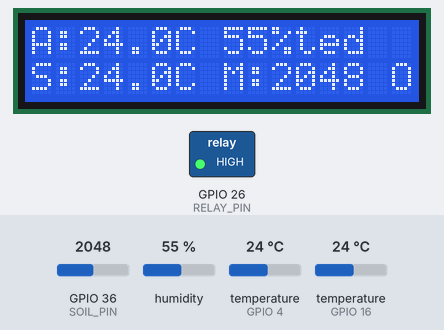
The sketch below on a simulated ESP32. Shown: 16×2 character LCD, switched loads named in the sketch (green lamp = pin HIGH). The test bench sets the inputs (shaded band); at power-on: GPIO 36 (SOIL_PIN) = 2048, humidity 55 %, temperature (sensors on GPIO 4, GPIO 16) 24 °C. WiFi joins after 1.5 s; servers stay silent unless stated; what the sketch prints to the serial monitor is not drawn.

Above: at 4.0 s.
4.1 s: GPIO 36 (SOIL_PIN) set to 2149
At 7.0 s:
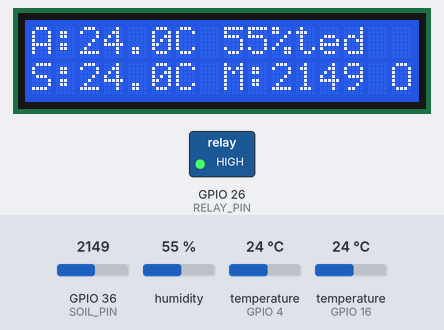
7.7 s: GPIO 36 (SOIL_PIN) set to 2270
At 10.4 s:
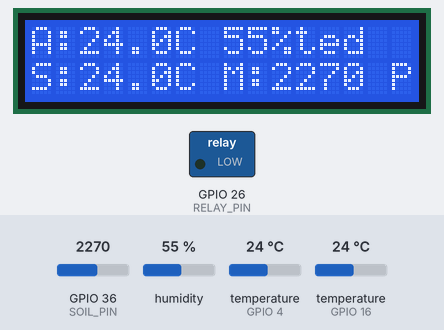
11.3 s: GPIO 36 (SOIL_PIN) set to 1644
At 12.3 s:
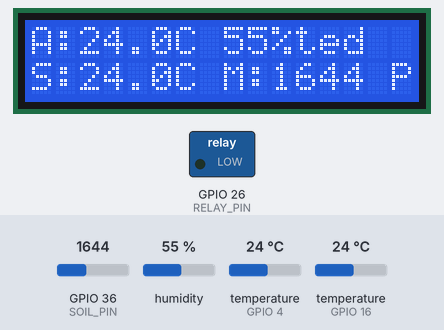
14.9 s: GPIO 36 (SOIL_PIN) set to 1531
At 18.7 s:
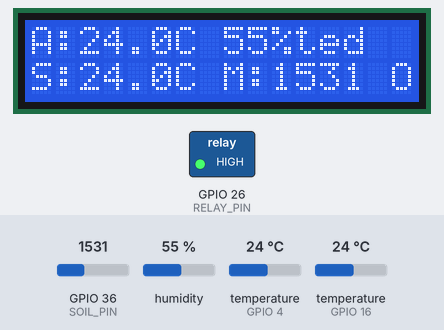
19.0 s: GPIO 36 (SOIL_PIN) set to 1048
At 20.8 s:
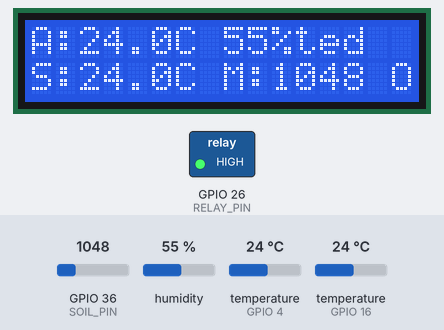
22.6 s: GPIO 36 (SOIL_PIN) set to 926
At 24.0 s:
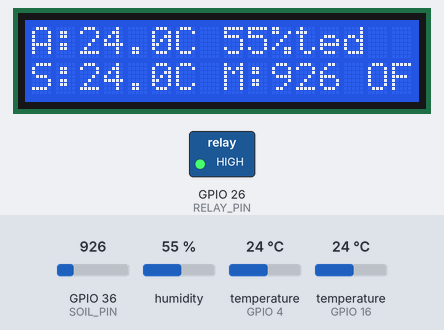
Timing chart, 0 to 25.6 s (numbered marks = the images above; inputs shaded):
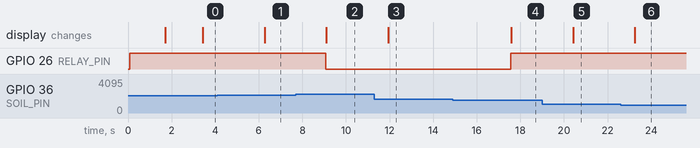

The sketch:

ESP32_Plant_Monitor.ino
```cpp
//=============================================================
// ESP32 Plant Monitor - Relay version
// IoT-Based Agricultural Monitoring System
// Onayifeke Edison Oghenerunor (COT/6392/2019) & Otome Fortune (COT/6397/2019)
// Dept. of Electrical/Electronic Engineering, FUPRE - 2025
//
// NOTE: Replace WIFI_SSID, WIFI_PASS and scriptUrl with YOUR OWN values.
// Do NOT commit real credentials to a public repository.
//=============================================================

#include <WiFi.h>
#include <HTTPClient.h>
#include <DHT.h>
#include <OneWire.h>
#include <DallasTemperature.h>
#include <LiquidCrystal_I2C.h>

//====== CONFIG ======
const char* WIFI_SSID   = "YOUR_WIFI_SSID";        // <- change before flashing
const char* WIFI_PASS   = "YOUR_WIFI_PASSWORD";    // <- change before flashing
const char* scriptUrl   = "YOUR_GOOGLE_APPS_SCRIPT_URL"; // <- change before flashing
                                                      // (https://script.google.com/macros/s/.../exec)

// Pins
#define DHTPIN        4    // DHT11 data pin
#define DHTTYPE       DHT11
#define ONE_WIRE_BUS  16   // DS18B20 soil temperature
#define SOIL_PIN      36   // ADC1_CH0 (analog out of soil moisture sensor)
#define RELAY_PIN     26   // IN pin on relay module

// Objects
DHT dht(DHTPIN, DHTTYPE);
OneWire oneWire(ONE_WIRE_BUS);
DallasTemperature ds18b20(&oneWire);
LiquidCrystal_I2C lcd(0x27, 16, 2);

// Timing
unsigned long lastSend = 0;
const unsigned long SEND_INTERVAL = 1UL * 60UL * 1000UL;   // send to cloud every 1 minute

unsigned long pumpActivatedAt = 0;

// Pump thresholds and safety
const int DRY_THRESHOLD = 2200;  // soilRaw > DRY -> start pump (dry soil = high resistance)
const int WET_THRESHOLD = 1600;    // soilRaw < WET -> stop pump  (hysteresis)
const unsigned long MAX_PUMP_RUN_MS = 20UL * 1000UL;  // max run per activation (20 seconds)

// Relay active state
const bool RELAY_ACTIVE_LOW = true;

void setup() {
  Serial.begin(115200);
  Serial.println();
  Serial.println("===== ESP32 Automatic Plant Watering System =====");

  dht.begin();
  ds18b20.begin();
  lcd.init();
  lcd.backlight();

  pinMode(RELAY_PIN, OUTPUT);
  // Ensure pump is OFF at startup (safety)
  if (RELAY_ACTIVE_LOW) digitalWrite(RELAY_PIN, HIGH);
  else                  digitalWrite(RELAY_PIN, LOW);

  // Wi-Fi connect
  lcd.setCursor(0, 0);
  lcd.print("WiFi Connecting");
  WiFi.begin(WIFI_SSID, WIFI_PASS);
  Serial.print("Connecting to WiFi");
  while (WiFi.status() != WL_CONNECTED) {
    delay(400);
    Serial.print(".");
  }
  Serial.println();
  Serial.print("Connected! IP address: ");
  Serial.println(WiFi.localIP());
  lcd.clear();
  lcd.print("WiFi Connected");
  delay(900);
}

void loop() {
  // Read sensors
  float airHumidity = dht.readHumidity();
  float airTemp     = dht.readTemperature();
  ds18b20.requestTemperatures();
  float soilTemp    = ds18b20.getTempCByIndex(0);
  int soilRaw       = analogRead(SOIL_PIN);   // 0-4095

  // Detailed serial printout
  Serial.println("------------------------------------------------");
  Serial.println("Sensor Readings:");
  Serial.printf("Air Temp: %.1f C\n", airTemp);
  Serial.printf("Air Humidity: %.1f %%\n", airHumidity);
  Serial.printf("Soil Temp: %.1f C\n", soilTemp);
  Serial.printf("Soil Moisture (raw): %d\n", soilRaw);
  Serial.printf("Pump State: %s\n", isPumpOn() ? "ON" : "OFF");
  Serial.println("------------------------------------------------\n");

  // Pump control with hysteresis & max run timeout
  bool pumpIsOn = isPumpOn();
  if (!pumpIsOn && soilRaw > DRY_THRESHOLD) {
    setPump(true);
    pumpActivatedAt = millis();
    Serial.println("Soil is dry -> Pump turned ON");
  } else if (pumpIsOn && soilRaw < WET_THRESHOLD) {
    setPump(false);
    pumpActivatedAt = 0;
    Serial.println("Soil is wet -> Pump turned OFF");
  }

  // Safety timeout
  if (pumpIsOn && pumpActivatedAt > 0 && millis() - pumpActivatedAt > MAX_PUMP_RUN_MS) {
    Serial.println("Pump max runtime reached. Turning off.");
    setPump(false);
    pumpActivatedAt = 0;
  }

  // LCD update
  lcd.setCursor(0, 0);
  lcd.print("A:");
  if (!isnan(airTemp)) lcd.print(airTemp, 1); else lcd.print("--");
  lcd.print("C ");
  if (!isnan(airHumidity)) lcd.print(airHumidity, 0); else lcd.print("--");
  lcd.print("%");

  lcd.setCursor(0, 1);
  lcd.print("S:");
  if (!isnan(soilTemp)) lcd.print(soilTemp, 1); else lcd.print("--");
  lcd.print("C ");
  lcd.print("M:");
  lcd.print(soilRaw);
  lcd.print(" ");
  lcd.print(isPumpOn() ? "PON" : "OFF");

  // 1-min cloud send
  if (millis() - lastSend >= SEND_INTERVAL) {
    Serial.println("Sending data to Google Sheet...");
    sendToSheet(airTemp, airHumidity, soilTemp, soilRaw, isPumpOn());
    lastSend = millis();
  }

  delay(2000);
}

bool isPumpOn() {
  int out = digitalRead(RELAY_PIN);
  if (RELAY_ACTIVE_LOW) return (out == LOW);
  else                  return (out == HIGH);
}

void setPump(bool on) {
  if (RELAY_ACTIVE_LOW) {
    digitalWrite(RELAY_PIN, on ? LOW : HIGH);
  } else {
    digitalWrite(RELAY_PIN, on ? HIGH : LOW);
  }
  Serial.printf("Relay setPump(%s)\n", on ? "ON" : "OFF");
}

void sendToSheet(float airT, float airH, float soilT, int soilRaw, bool pump) {
  if (WiFi.status() != WL_CONNECTED) {
    return;
  }

  HTTPClient http;
  http.begin(scriptUrl);
  http.addHeader("Content-Type", "application/json");

  String payload = "{";
  payload += "\"timestamp\":\"" + String("") + "\",";
  payload += "\"dht_temp\":"     + String(airT)    + ",";
  payload += "\"dht_humidity\":" + String(airH)    + ",";
  payload += "\"ds18b20_temp\":" + String(soilT)   + ",";
  payload += "\"soil_raw\":"     + String(soilRaw) + ",";
  payload += "\"pump_state\":"  + String(pump ? 1 : 0);
  payload += "}";

  int code = http.POST(payload);
  if (code > 0) {
    String resp = http.getString();
    Serial.printf("POST code %d, resp: %s\n", code, resp.c_str());
  } else {
    Serial.printf("POST failed, error: %s\n", http.errorToString(code).c_str());
  }

  http.end();
}
```

Measured:
- the behaviour switches between 2200 and 2201 on GPIO 36 (SOIL_PIN) (found by bisection; images 1 and 2)
- the behaviour switches between 1600 and 1599 on GPIO 36 (SOIL_PIN) (found by bisection; images 3 and 4)
- the behaviour switches between 1000 and 999 on GPIO 36 (SOIL_PIN) (found by bisection; images 5 and 6)
- after the input at 4.1 s, the display: changes after 2.2 s (image 1)
- after the input at 7.7 s, GPIO 26 (RELAY_PIN): HIGH → LOW after 1.4 s; the display: changes after 1.4 s (image 2)
- after the input at 11.3 s, the display: changes after 0.63 s (image 3)
- after the input at 14.9 s, GPIO 26 (RELAY_PIN): LOW → HIGH after 2.7 s; the display: changes after 2.7 s (image 4)
- after the input at 19.0 s, the display: changes after 1.4 s (image 5)
- after the input at 22.6 s, the display: changes after 0.65 s (image 6)
